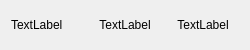
<?xml version="1.0" encoding="UTF-8"?>
<ui version="4.0">
 <class>PerformaceItemClass</class>
 <widget class="QWidget" name="PerformaceItemClass">
  <property name="geometry">
   <rect>
    <x>0</x>
    <y>0</y>
    <width>250</width>
    <height>50</height>
   </rect>
  </property>
  <property name="windowTitle">
   <string>PerformaceItem</string>
  </property>
  <layout class="QHBoxLayout" name="horizontalLayout">
   <item>
    <widget class="QLabel" name="label_time">
     <property name="text">
      <string>TextLabel</string>
     </property>
    </widget>
   </item>
   <item>
    <widget class="QLabel" name="label_status">
     <property name="text">
      <string>TextLabel</string>
     </property>
     <property name="alignment">
      <set>Qt::AlignCenter</set>
     </property>
    </widget>
   </item>
   <item>
    <widget class="QLabel" name="label_detail">
     <property name="text">
      <string>TextLabel</string>
     </property>
     <property name="alignment">
      <set>Qt::AlignCenter</set>
     </property>
    </widget>
   </item>
  </layout>
 </widget>
 <layoutdefault spacing="6" margin="11"/>
 <resources/>
 <connections/>
</ui>
